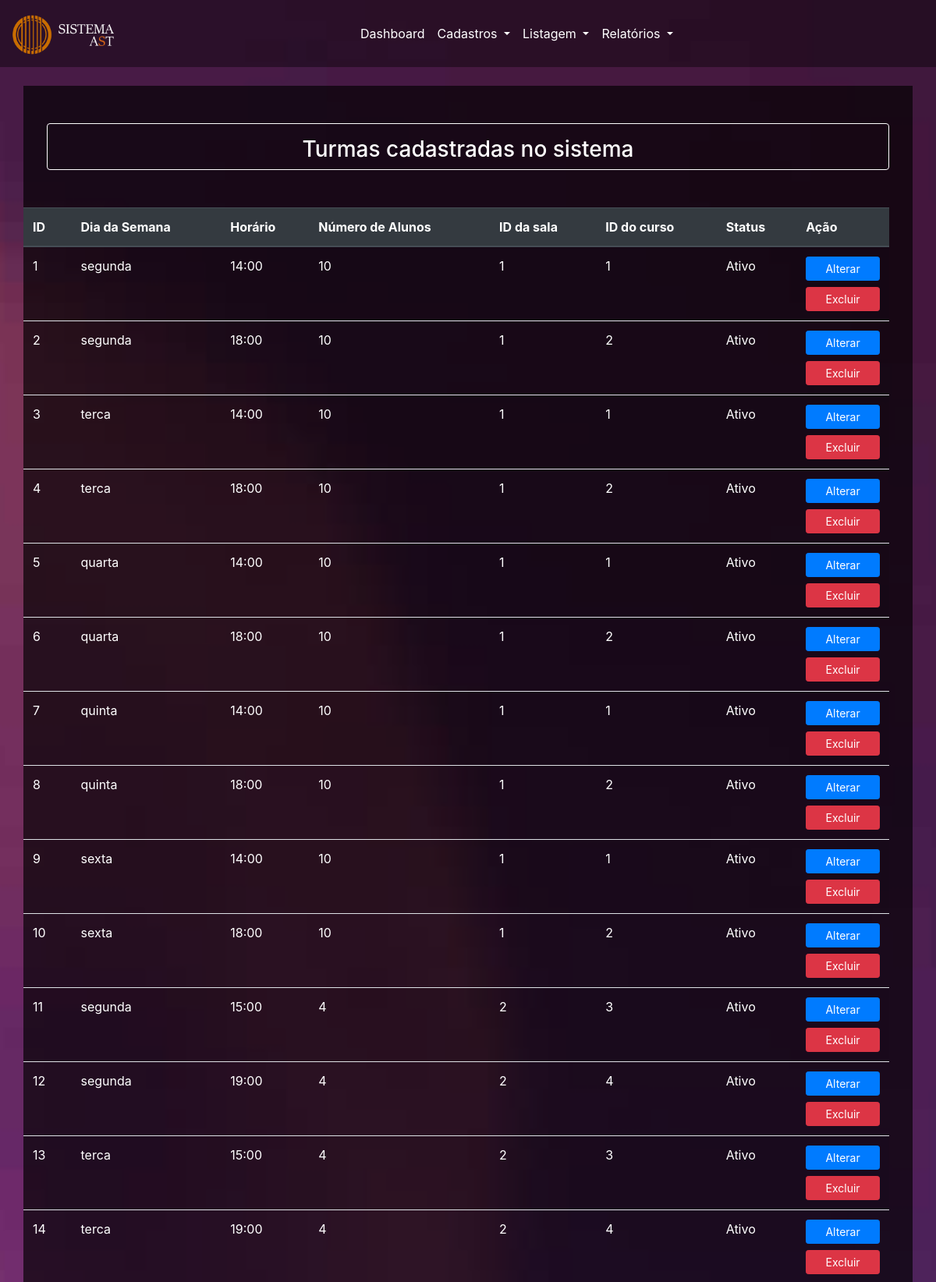
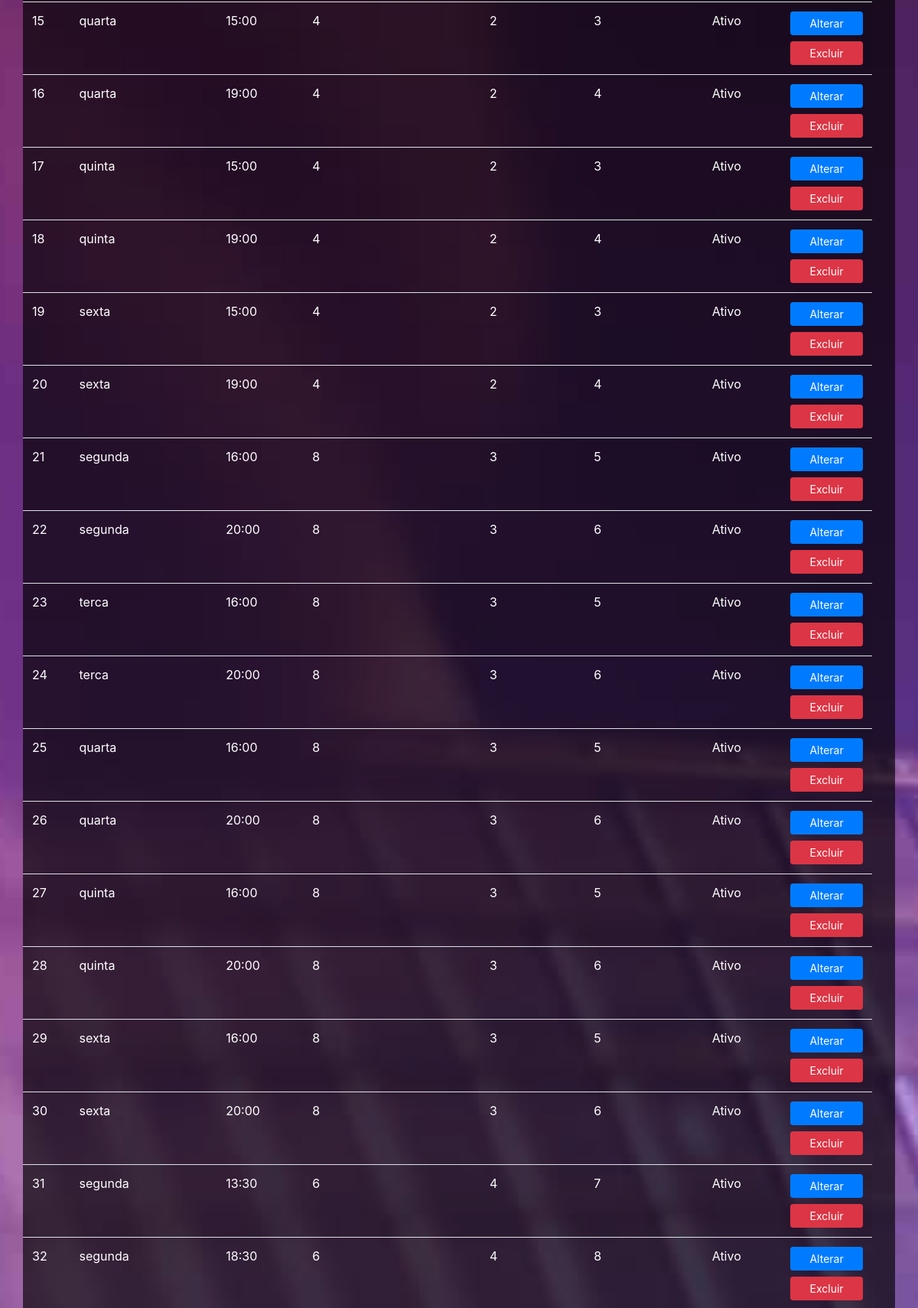
The app's page /listagemTurma.php (upper part) with its own data (2 pictures, top to bottom).
### tables this page shows
CREATE TABLE `turma` (
  `id` int(11) NOT NULL,
  `diaSemana` char(100) NOT NULL,
  `horario` varchar(100) NOT NULL,
  `qtdAluno` int(100) NOT NULL,
  `idsala` int(11) NOT NULL,
  `idcurso` int(11) NOT NULL,
  `status` tinyint(1) NOT NULL DEFAULT '1'
);

### listagemTurma.php (the view, shortened to what this page needs)
<?php
require("conexao.php");
$sql = "select * from turma";
$resultado = mysqli_query($conexao, $sql);
?>
<!DOCTYPE html>
<html lang="en">
<head>
    <link rel="stylesheet" href="https://stackpath.bootstrapcdn.com/bootstrap/4.3.1/css/bootstrap.min.css"
>
</head>
<body style="background: url(Imagens/Background.jpg) no-repeat center center fixed; background-size: cover;">
<?php include("nav-bar.php"); ?>
    <div class="container" style="background-color: rgba(0, 0, 0, 0.66); color: white">
        <div class="container" ><br><br>
            <div class="text-center border border-white rounded"><h3 class="pt-3">Turmas cadastradas no sistema</h3>
             </div><br><br>
        </div>
        <div class="table-responsive row">
            <table class="table table-striped">
                <thead class="thead-dark">
                    <tr>
                        <th scope="col">ID</th>
                        <th scope="col">Dia da Semana</th>
                        <th scope="col">Horário</th>
                        <th scope="col">Número de Alunos</th>
                        <th scope="col">ID da sala</th>
                        <th scope="col">ID do curso</th>
                        <th scope="col">Status</th>
                        <th scope="col">Ação</th>
                    </tr>
                </thead>
                <tbody style= "color: white">
                    <?php
                    if(mysqli_num_rows($resultado) > 0){
                        while($linhas = mysqli_fetch_assoc($resultado)){ ?>
                            <tr>
                                <td>  <?php echo $linhas['id']; $id = $linhas['id'] ?>  </td>
                                <td>  <?php echo $linhas['diaSemana']?>  </td>
                                <td>  <?php echo $linhas['horario']?>  </td>
                                <td>  <?php echo $linhas['qtdAluno']?>  </td>
                                <td>  <?php echo $linhas['idsala']?>  </td>
                                <td>  <?php echo $linhas['idcurso']?>  </td>
                                <td>  <?php if($linhas['status'] == 1){echo "Ativo";}else{echo "Inativo";}?>  </td>
                                <td>
                                <?php
                                    $linkAlterar = "<a class='btn btn-primary btn-sm btn-block' href='alterarTurma.php?id={$id}'>Alterar</a>";
                                    echo "{$linkAlterar}";
                                    $linkExcluir = "<a class='btn btn-danger btn-sm btn-block' href='excluirTurma.php?id={$id}'  onclick='solicitaExclusao()'>Excluir</a>";
                                    echo "{$linkExcluir}";
                                ?>
                                </td>
                            </tr>
                    <?php }} else {echo "Nenhum registro encontrado";}  ?>
                </tbody>
            </table>
        </div>
    </div>
</body>
</html>

### records on screen
turma: id "1", diaSemana "segunda", horario "14:00", qtdAluno "10", idsala "1", idcurso "1", status "Ativo"
turma: id "2", diaSemana "segunda", horario "18:00", qtdAluno "10", idsala "1", idcurso "2", status "Ativo"
turma: id "3", diaSemana "terca", horario "14:00", qtdAluno "10", idsala "1", idcurso "1", status "Ativo"
turma: id "4", diaSemana "terca", horario "18:00", qtdAluno "10", idsala "1", idcurso "2", status "Ativo"
turma: id "5", diaSemana "quarta", horario "14:00", qtdAluno "10", idsala "1", idcurso "1", status "Ativo"
turma: id "6", diaSemana "quarta", horario "18:00", qtdAluno "10", idsala "1", idcurso "2", status "Ativo"
turma: id "7", diaSemana "quinta", horario "14:00", qtdAluno "10", idsala "1", idcurso "1", status "Ativo"
turma: id "8", diaSemana "quinta", horario "18:00", qtdAluno "10", idsala "1", idcurso "2", status "Ativo"
turma: id "9", diaSemana "sexta", horario "14:00", qtdAluno "10", idsala "1", idcurso "1", status "Ativo"
turma: id "10", diaSemana "sexta", horario "18:00", qtdAluno "10", idsala "1", idcurso "2", status "Ativo"
turma: id "11", diaSemana "segunda", horario "15:00", qtdAluno "4", idsala "2", idcurso "3", status "Ativo"
turma: id "12", diaSemana "segunda", horario "19:00", qtdAluno "4", idsala "2", idcurso "4", status "Ativo"
turma: id "13", diaSemana "terca", horario "15:00", qtdAluno "4", idsala "2", idcurso "3", status "Ativo"
turma: id "14", diaSemana "terca", horario "19:00", qtdAluno "4", idsala "2", idcurso "4", status "Ativo"
turma: id "15", diaSemana "quarta", horario "15:00", qtdAluno "4", idsala "2", idcurso "3", status "Ativo"
turma: id "16", diaSemana "quarta", horario "19:00", qtdAluno "4", idsala "2", idcurso "4", status "Ativo"
turma: id "17", diaSemana "quinta", horario "15:00", qtdAluno "4", idsala "2", idcurso "3", status "Ativo"
turma: id "18", diaSemana "quinta", horario "19:00", qtdAluno "4", idsala "2", idcurso "4", status "Ativo"
turma: id "19", diaSemana "sexta", horario "15:00", qtdAluno "4", idsala "2", idcurso "3", status "Ativo"
turma: id "20", diaSemana "sexta", horario "19:00", qtdAluno "4", idsala "2", idcurso "4", status "Ativo"
turma: id "21", diaSemana "segunda", horario "16:00", qtdAluno "8", idsala "3", idcurso "5", status "Ativo"
turma: id "22", diaSemana "segunda", horario "20:00", qtdAluno "8", idsala "3", idcurso "6", status "Ativo"
turma: id "23", diaSemana "terca", horario "16:00", qtdAluno "8", idsala "3", idcurso "5", status "Ativo"
turma: id "24", diaSemana "terca", horario "20:00", qtdAluno "8", idsala "3", idcurso "6", status "Ativo"
turma: id "25", diaSemana "quarta", horario "16:00", qtdAluno "8", idsala "3", idcurso "5", status "Ativo"
turma: id "26", diaSemana "quarta", horario "20:00", qtdAluno "8", idsala "3", idcurso "6", status "Ativo"
turma: id "27", diaSemana "quinta", horario "16:00", qtdAluno "8", idsala "3", idcurso "5", status "Ativo"
turma: id "28", diaSemana "quinta", horario "20:00", qtdAluno "8", idsala "3", idcurso "6", status "Ativo"
turma: id "29", diaSemana "sexta", horario "16:00", qtdAluno "8", idsala "3", idcurso "5", status "Ativo"
turma: id "30", diaSemana "sexta", horario "20:00", qtdAluno "8", idsala "3", idcurso "6", status "Ativo"
turma: id "31", diaSemana "segunda", horario "13:30", qtdAluno "6", idsala "4", idcurso "7", status "Ativo"
turma: id "32", diaSemana "segunda", horario "18:30", qtdAluno "6", idsala "4", idcurso "8", status "Ativo"
